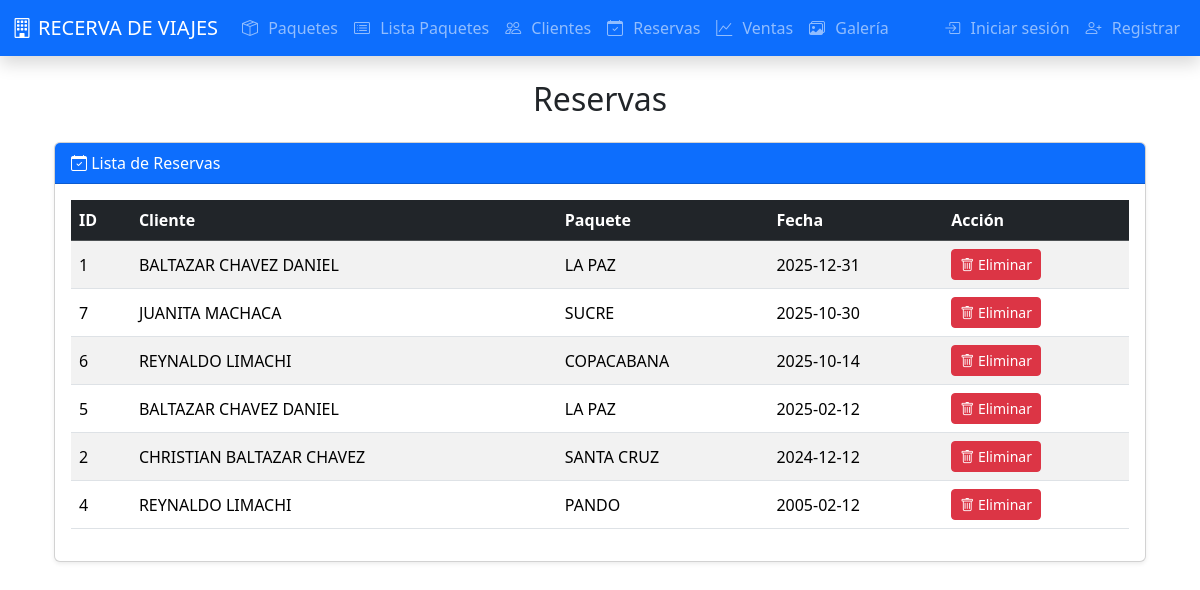
The app's page /reservas/list with its own data.
### tables this page shows
CREATE TABLE reservas (
                id_reserva INTEGER PRIMARY KEY AUTOINCREMENT,
                id_clientes INTEGER,
                id_paquete INTEGER,
                fecha_reserva TEXT,
                FOREIGN KEY(id_clientes) REFERENCES clientes(id),
                FOREIGN KEY(id_paquete) REFERENCES paquetes(id_destino)
            );

CREATE TABLE clientes (
                id INTEGER PRIMARY KEY AUTOINCREMENT,
                nombres TEXT NOT NULL,
                email TEXT,
                telefono TEXT
            );

CREATE TABLE paquetes (
                id_destino INTEGER PRIMARY KEY AUTOINCREMENT,
                nombre TEXT NOT NULL,
                precio REAL NOT NULL
            );

### controllers/reservas_controller.py (the view)
@reservas_bp.route('/list')
def list_reservas():
    rows = all_reservas()
    return render_template('reservas/list.html', reservas=rows)

### database.py (called while the page is built)
def get_connection():
    db_path = current_app.config.get('DB_PATH')
    conn = sqlite3.connect(db_path)
    conn.row_factory = sqlite3.Row
    return conn

### models/reserva_model.py (called while the page is built)
def all():
    conn = get_connection()
    rows = conn.execute('SELECT r.*, c.nombres as cliente, p.nombre as paquete FROM reservas r LEFT JOIN clientes c ON r.id_clientes=c.id LEFT JOIN paquetes p ON r.id_paquete=p.id_destino ORDER BY r.fecha_reserva DESC').fetchall()
    conn.close()
    return rows

### templates/reservas/list.html
{% extends 'base.html' %}
{% block content %}
<div class="container">
  <h2 class="text-center mb-4">Reservas</h2>
  <div class="card shadow-sm">
    <div class="card-header bg-primary text-white">
      <i class="bi bi-calendar-check"></i> Lista de Reservas
    </div>
    <div class="card-body table-responsive">
      <table class="table table-striped table-hover align-middle">
        <thead class="table-dark">
          <tr>
            <th>ID</th>
            <th>Cliente</th>
            <th>Paquete</th>
            <th>Fecha</th>
            <th>Acción</th>
          </tr>
        </thead>
        <tbody>
          {% for r in reservas %}
          <tr>
            <td>{{ r['id_reserva'] }}</td>
            <td>
              {% if r['cliente'] %}
                {{ r['cliente'] }}
              {% else %}
                <span class="badge bg-secondary">Sin cliente</span>
              {% endif %}
            </td>
            <td>
              {% if r['paquete'] %}
                {{ r['paquete'] }}
              {% else %}
                <span class="badge bg-warning text-dark">Sin paquete</span>
              {% endif %}
            </td>
            <td>{{ r['fecha_reserva'] }}</td>
            <td>
              <form method="POST" action="{{ url_for('reservas.delete', id_reserva=r['id_reserva']) }}" onsubmit="return confirm('¿Eliminar reserva?');" class="d-inline">
                <button class="btn btn-sm btn-danger"><i class="bi bi-trash"></i> Eliminar</button>
              </form>
            </td>
          </tr>
          {% else %}
          <tr>
            <td colspan="5" class="text-center text-muted">No hay reservas registradas.</td>
          </tr>
          {% endfor %}
        </tbody>
      </table>
    </div>
  </div>
</div>
{% endblock %}

### records on screen
reservas: id_reserva "1", cliente "BALTAZAR CHAVEZ DANIEL", paquete "LA PAZ", fecha_reserva "2025-12-31"
reservas: id_reserva "7", cliente "JUANITA MACHACA", paquete "SUCRE", fecha_reserva "2025-10-30"
reservas: id_reserva "6", cliente "REYNALDO LIMACHI", paquete "COPACABANA", fecha_reserva "2025-10-14"
reservas: id_reserva "5", cliente "BALTAZAR CHAVEZ DANIEL", paquete "LA PAZ", fecha_reserva "2025-02-12"
reservas: id_reserva "2", cliente "CHRISTIAN BALTAZAR CHAVEZ", paquete "SANTA CRUZ", fecha_reserva "2024-12-12"
reservas: id_reserva "4", cliente "REYNALDO LIMACHI", paquete "PANDO", fecha_reserva "2005-02-12"
